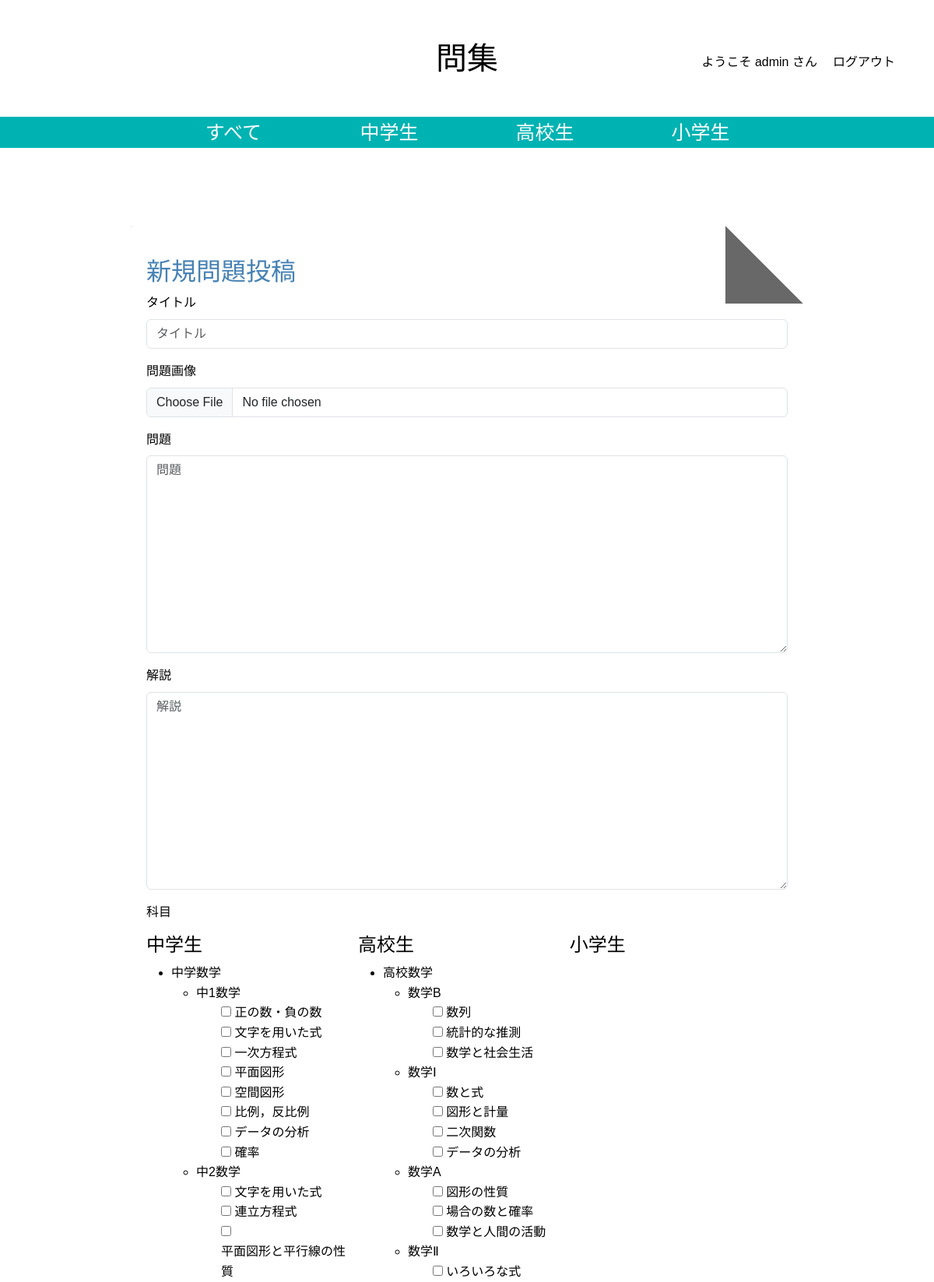
The app's page /studysite/new/ (signed in, upper part) with its own data.
### studysite/models.py (models this page shows, shortened)
class TagGroup(models.Model):
    name = models.CharField(max_length=100)
    parent = models.ForeignKey('self', related_name='children', on_delete=models.CASCADE, null=True, blank=True)
    order = models.PositiveIntegerField(default=0)  # 並び順を指定するためのフィールド

### studysite/views.py (the view)
# urls.py: path('new/', views.snippet_new, name = 'snippet_new'),
@login_required  # このデコレータのある機能はログインが必要
def snippet_new(request):
    if request.method == 'POST':
        form = SnippetForm(request.POST, request.FILES)
        if form.is_valid():
            snippet = form.save(commit=False)
            snippet.created_by = request.user
            selecttags = request.POST.getlist('tag_groups')
            snippet.save()
            return redirect('snippet_detail', snippet_id=snippet.pk)
        else:
            print(form.errors)
    else:
        form = SnippetForm()
    tag_groups = TagGroup.objects.filter(parent__isnull=True).order_by('order').prefetch_related('children__children')
    return render(request, 'snippets/snippet_new.html', {'form': form, 'tag_groups': tag_groups})

### studysite/forms.py
class SnippetForm(forms.ModelForm):
    tag_groups = forms.ModelMultipleChoiceField(
        queryset=TagGroup.objects.all(),  # 初期値として空のクエリセットを設定
        widget=forms.CheckboxSelectMultiple,
        required=False,
    )
    LEVEL_CHOICES = [(i, str(i)) for i in range(1, 6)]
    level = forms.ChoiceField(
        choices=LEVEL_CHOICES,
        widget=forms.Select,
    )
    class Meta:
        model = Studysite
        fields = ('title', 'image', 'question', 'answer', 'level', 'tag_groups')

### studysite/templates/snippets/snippet_new.html (shortened to what this page needs)
{% extends 'base.html' %}
{% load django_bootstrap5 %}
{% load widget_tweaks %}
{% block main %}
<div class="container snippet-detail">
    <h2 class="form-title">新規問題投稿</h2>
    <form method="post" enctype='multipart/form-data' style="color:black;">
        {% bootstrap_field form.title %}
        {% bootstrap_field form.image %}
        {% bootstrap_field form.question %}
        {% bootstrap_field form.answer %}
        <p>科目</p>
        <div class="selectsubject">
        {% for group in tag_groups %}
            <div class="eachsubject">
            <h4>{{ group.name }}</h4>
            {% if group.children.all %}
                <ul>
                    {% for child in group.children.all %}
                        <li>{{ child.name }}</li>
                        {% if child.children.all %}
                            <ul>
                                {% for grandchild in child.children.all %}
                                    <li>{{ grandchild.name }}</li>
                                    {% if grandchild.children.all %}
                                        <ul>
                                            {% for grandgrandchild in grandchild.children.all %}
                                                <li class="unlist">
                                                    <input type="checkbox" id="tag-{{ grandgrandchild.id }}" name="tag_groups" value="{{ grandgrandchild.id }}">
                                                    <label for="tag-{{ grandgrandchild.id }}">{{ grandgrandchild.name }}</label>
                                                </li>
                                            {% endfor %}
                                        </ul>
                                    {% endif %}
                                {% endfor %}
                            </ul>
                        {% endif %}
                    {% endfor %}
                </ul>
            {% endif %}
            </div>
        {% endfor %}
        </div>
        <span>レベル{{ form.level }}</span><br><br>
    </form>
</div>
{% endblock %}

### studysite/templates/snippets/base.html (shortened to what this page needs)
{% load static %}
{% load django_bootstrap5 %}
{% load widget_tweaks %}
<html>
<head>
    {% bootstrap_css %}
    <link rel="stylesheet" href="{% static 'snippets/css/style.css' %}?<?php echo date('YmdHis'); ?>"/>
</head>
<body>
<nav class="header-nav">
    <div class="navbar-brandA">
        <a href="/" class="brand">問集</a>
    </div>
        <ul class="header-ul">
            {% if user.is_authenticated %}
                <li><a class="nav-link" href="{% url 'profile' user.id %}"> ようこそ {{ user.username }} さん</a></li>
                <li><a class="nav-link" href="{% url 'logout' %}">ログアウト</a></li>
            {% else %}
                <li><a href="{% url 'login' %}" class="nav-link">ログイン</a></li>
                <li><a href="{% url 'signup' %}" class="nav-link">会員登録</a></li>
            {% endif %}
        </ul>
</nav>
<div class="subject-nav-bar">
    <ul class="subject-ul">
        <li id="all"><a href="/" class="all">すべて</a></li>
        {% for group in tag_groups %}
            <li id="{{ group.name }}">{{ group.name }}</li>
        {% endfor %}
    </ul>
</div>
<main>
        {% block main %}{% endblock %}
</main>
</body>
</html>

### studysite/static/snippets/css/style.css (style rules this page uses)
* { position: relative; margin: 0; padding: 0; box-sizing: border-box; }
.container { position: relative; width: min(100% - 1rem); margin: 0 auto; padding: 0 20px; }
body { font-family: "myfont",sans-serif; }
body { position: relative; background-color: #ffffff; color: #000000; line-height: 1.6; }
.form-title { position: relative; margin-top: 20px; color: #4682b4; }
main { padding: 5rem 10rem; z-index: 1; }
.navbar-brandA { display: inline-block; width: 100%; position: absolute; text-align: center; align-items: center; }
.brand { color: black; text-decoration: none; font-size: 40px; position: relative; display: inline-block; width: 10%; text-align: center; align-items: center; }
.header-nav { height: 150px; position: relative; display: flex; align-items: center; }
.header-ul { display: flex; list-style: none; margin-left: auto; align-items: center !important; padding: 0; }
.header-ul li { margin-top: 25px; margin-right: 20px; }
.header-ul li:last-child { margin-right: 50px; }
.subject-nav-bar { height: 40px; background-color: hsl(180, 100%, 35%); display: flex; align-items: center; justify-content: center; }
.subject-ul { display: flex; list-style: none; margin: 0; padding: 0; }
.subject-ul li { width: 200px; display: flex; align-items: center; justify-content: center; transition: 0.25s; }
.subject-ul li a, .subject-ul li { color: #ffffff; font-size: 25px; text-decoration: none; height: 100%; display: flex; align-items: center; justify-content: center; }
.all { text-decoration: none !important; color: #ffffff !important; }
.snippet-detail { position: relative; background-color: #ffffff; padding: 20px; border-radius: 5px; box-shadow: 0 10px 25px 0 rgba(0, 0, 0, .5); margin-top: 20px; clip-path: polygon(0 0, calc(100% - 100px) 0, 100% 100px, 100% 100%, 0 100%); }
.snippet-detail::after { top: 0%; right: 0%; height: 100px; width: 100px; background-color: rgba(0, 0, 0, 0.594); clip-path: polygon(0 0, 0% 100%, 100% 100%); }
.snippet-detail::before, .snippet-detail::after { content: ""; position: absolute; z-index: -1; }
.unlist { list-style: none; }
.selectsubject { display: flex; }
.eachsubject { width: 33%; }

### studysite/templates/snippets/snippet_new.html (style rules this page uses)
.form-title { margin-top: 20px; color: #4682b4; }

### records on screen
TagGroup: name "中学生"
TagGroup: name "高校生"
TagGroup: name "小学生"
TagGroup: name "中学数学"
TagGroup: name "中1数学"
TagGroup: name "正の数・負の数"
TagGroup: name "文字を用いた式"
TagGroup: name "一次方程式"
TagGroup: name "平面図形"
TagGroup: name "空間図形"
TagGroup: name "比例，反比例"
TagGroup: name "データの分析"
TagGroup: name "確率"
TagGroup: name "中2数学"
TagGroup: name "文字を用いた式"
TagGroup: name "連立方程式"
TagGroup: name "平面図形と平行線の性質"
TagGroup: name "高校数学"
TagGroup: name "数学B"
TagGroup: name "数列"
TagGroup: name "統計的な推測"
TagGroup: name "数学と社会生活"
TagGroup: name "数学Ⅰ"
TagGroup: name "数と式"
TagGroup: name "図形と計量"
TagGroup: name "二次関数"
TagGroup: name "データの分析"
TagGroup: name "数学A"
TagGroup: name "図形の性質"
TagGroup: name "場合の数と確率"
TagGroup: name "数学と人間の活動"
TagGroup: name "数学Ⅱ"
TagGroup: name "いろいろな式"

### other values on screen
{{ user.username }} "admin"
